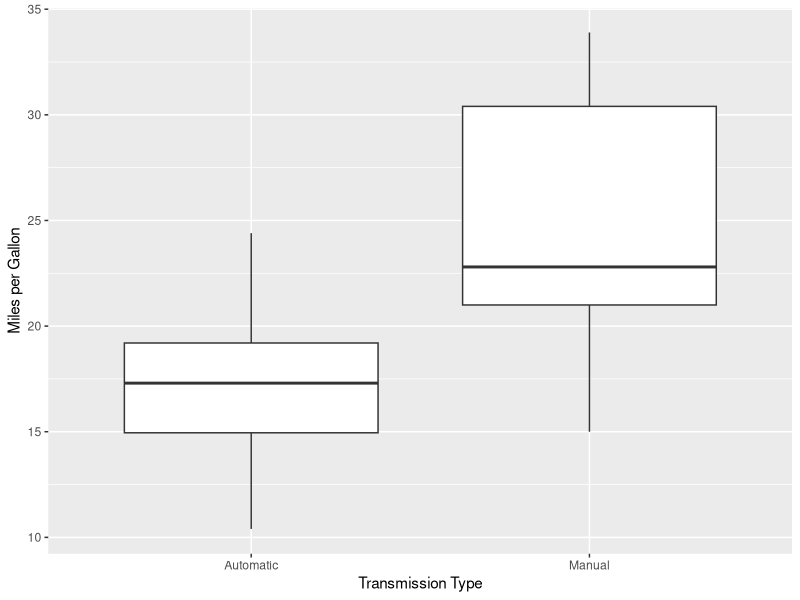
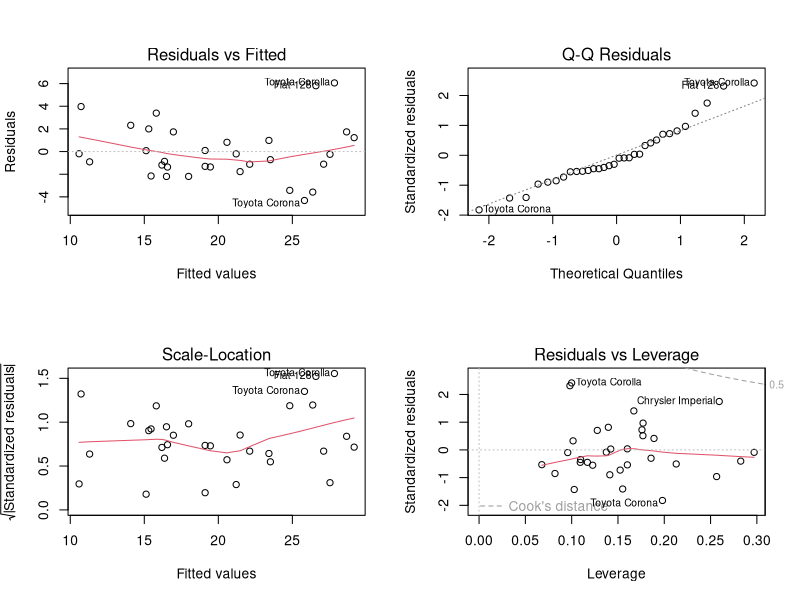

These charts were generated, in order, by the following R code:
## ---- chunk 1
library(ggplot2)
data(mtcars)
mtcars$vs <- factor(mtcars$vs)
mtcars$am.label <- factor(mtcars$am, labels=c("Automatic","Manual")) # 0 = Automatic, 1 = Manual
mtcars$gear <- factor(mtcars$gear)
mtcars$carb <- factor(mtcars$carb)
ggplot(mtcars, aes(mpg, am.label)) + geom_boxplot() + coord_flip() + labs(x= "Miles per Gallon", y = "Transmission Type")
## ---- chunk 2
aggregate(mtcars$mpg, by = list(mtcars$am.label), mean)
## ---- chunk 3
reg <- summary(lm(mpg ~ factor(am.label), mtcars))
reg$coefficients[,4] # p-values
reg$r.squared # R^2
## ---- chunk 4
summary(aov(mpg ~ ., mtcars))
## ---- chunk 5
reg2 <- summary(lm(mpg ~ cyl + disp + wt + am, mtcars))
reg2$coefficients[,4] # p-values
reg2$r.squared # R^2
## ---- chunk 6
par(mfrow = c(2, 2))
plot(lm(mpg ~ cyl + disp + wt + am, mtcars))
